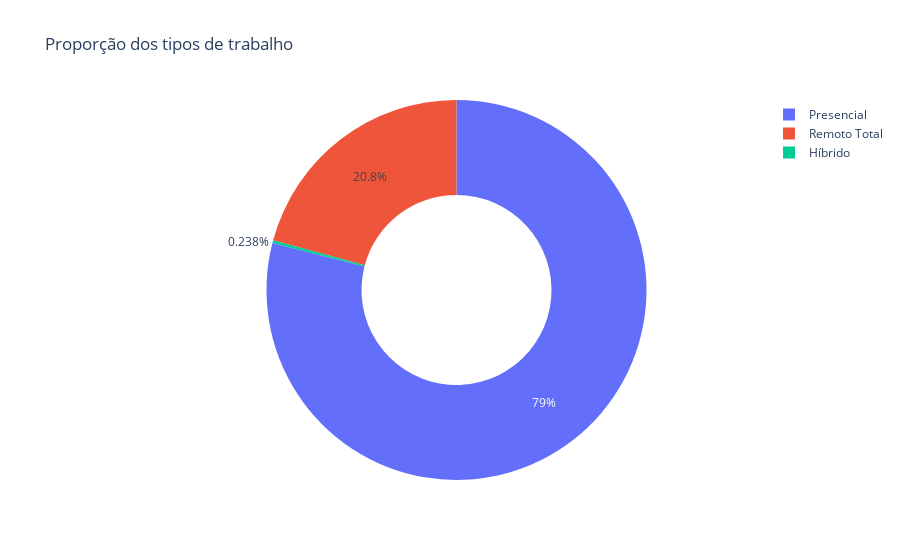

This figure's notebook cell:
### Markdown cell above
**Gráfico de pizza - Tipos de trabalho:** Mostra a proporção entre presencial, híbrido e remoto. O trabalho presencial total tem participação significativa.

### Code cell
remoto_contagem = df_limpo['remoto'].value_counts().reset_index()
remoto_contagem.columns = ['tipo_trabalho', 'quantidade']

fig = px.pie(remoto_contagem,
             names='tipo_trabalho',
             values='quantidade',
             title='Proporção dos tipos de trabalho',
             hole=0.5)
fig.show()

### Figure 1 — Plotly figure (JSON) as saved in the notebook; plotly's stock layout.template omitted (floating-point values rounded to 4 significant figures)
{"data": [{"domain": {"x": [0, 1], "y": [0, 1]}, "hole": 0.5, "hovertemplate": "tipo_trabalho=%{label}<br>quantidade=%{value}<extra></extra>", "labels": ["Presencial", "Remoto Total", "Híbrido"], "legendgroup": "", "name": "", "showlegend": true, "type": "pie", "values": [105305, 27716, 318]}], "layout": {"legend": {"tracegroupgap": 0}, "title": {"text": "Proporção dos tipos de trabalho"}}}
